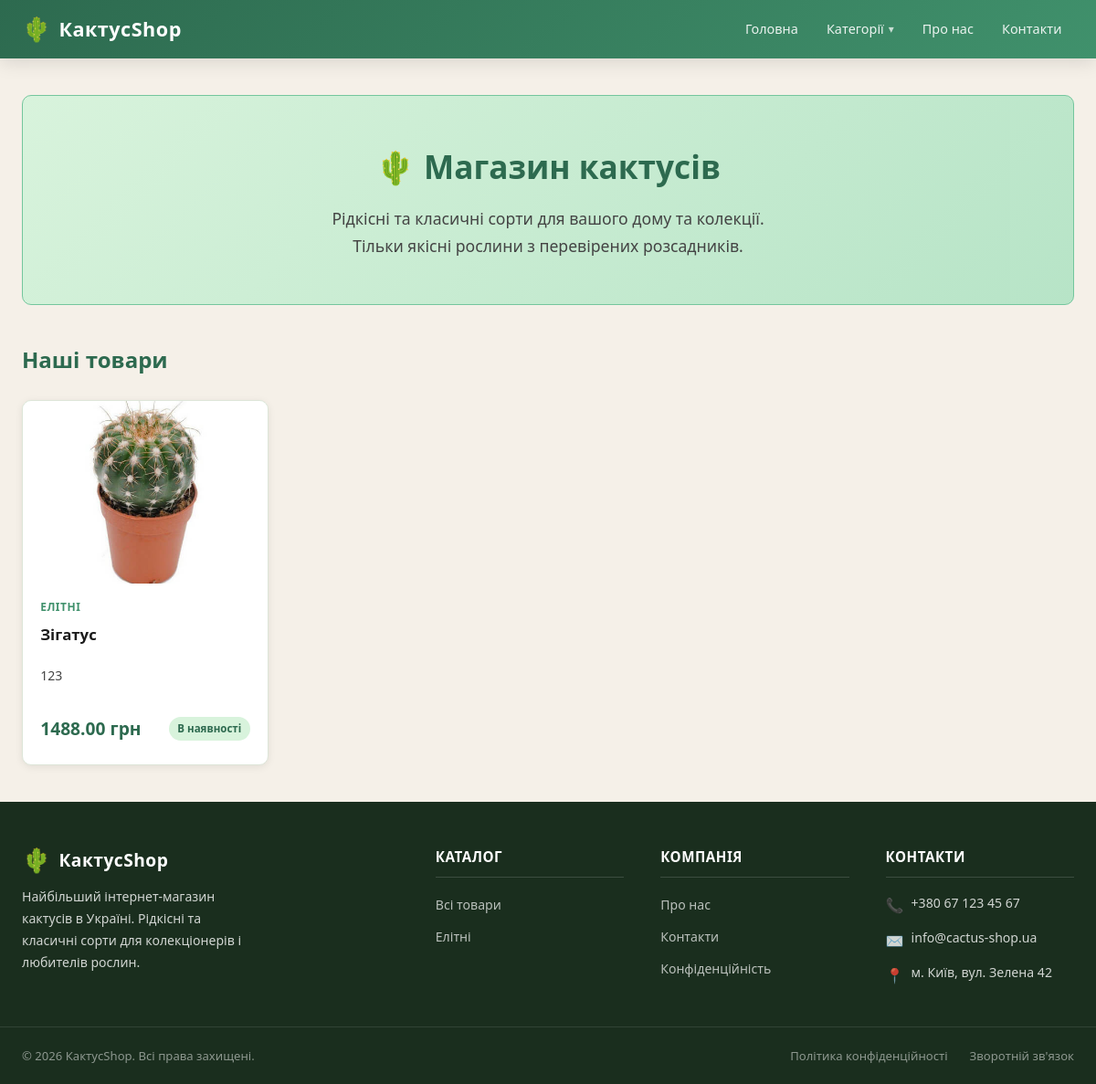
The page / on the database its author committed.
### shop/models.py (models this page shows, shortened)
class Product(models.Model):
    category = models.ForeignKey(
        Category,
        on_delete=models.CASCADE,
        related_name='products',
        verbose_name='Категорія'
    )
    name = models.CharField('Назва товару', max_length=150)
    slug = models.SlugField('Слаг', unique=True)
    price = models.DecimalField('Ціна', max_digits=10, decimal_places=2)
    stock = models.PositiveIntegerField('Кількість на складі', default=0)
    description = models.TextField('Опис товару', blank=True)
    image_url = models.URLField('Фото URL', blank=True)
    image = models.ImageField('Фото товару', upload_to='products/', blank=True, null=True)
    available = models.BooleanField('В наявності', default=True)
    created_at = models.DateTimeField(auto_now_add=True)
    updated_at = models.DateTimeField(auto_now=True)
    class Meta:
        verbose_name = 'Товар'
        verbose_name_plural = 'Товари'

class Category(models.Model):
    name = models.CharField('Назва', max_length=100)
    slug = models.SlugField('Слаг', unique=True)
    description = models.TextField('Опис', blank=True)
    created_at = models.DateTimeField(auto_now_add=True)
    updated_at = models.DateTimeField(auto_now=True)
    class Meta:
        verbose_name = 'Категорія'
        verbose_name_plural = 'Категорії'

### shop/views.py (the view)
# urls.py: path('', views.main, name='main'),
def main(request):
    categories = Category.objects.all()
    products_list = Product.objects.filter(available=True).select_related('category')
    paginator = Paginator(products_list, 6)
    page_number = request.GET.get('page')
    products = paginator.get_page(page_number)
    context = {
        'categories': categories,
        'products': products,
        'is_paginated': products.has_other_pages(),
        'page_obj': products,
        'paginator': paginator,
    }
    return render(request, 'shop/main.html', context)

### shop/templates/shop/main.html (shortened to what this page needs)
{% extends 'shop/base.html' %}
{% block content %}
<section class="hero">
    <h1>🌵 Магазин кактусів</h1>
    <p>Рідкісні та класичні сорти для вашого дому та колекції. Тільки якісні рослини з перевірених розсадників.</p>
</section>
<section class="products-section">
    <h2>Наші товари</h2>
    {% if products %}
        <div class="products-grid">
            {% for product in products %}
            <div class="product-card">
                <div class="product-card__image-wrap">
                    {% if product.image %}
                        <img src="{{ product.image.url }}" alt="{{ product.name }}">
                    {% elif product.image_url %}
                        <img src="{{ product.image_url }}" alt="{{ product.name }}">
                    {% else %}
                        <span class="product-card__no-image">🌵</span>
                    {% endif %}
                </div>
                <div class="product-card__body">
                    <span class="product-card__category">{{ product.category.name }}</span>
                    <div class="product-card__name">
                        <a href="{% url 'shop:product_detail' product.slug %}">{{ product.name }}</a>
                    </div>
                    {% if product.description %}
                        <p class="product-card__desc">{{ product.description }}</p>
                    {% endif %}
                    <div class="product-card__footer">
                        <span class="product-card__price">{{ product.price }} грн</span>
                        {% if product.available %}
                            <span class="badge-available">В наявності</span>
                        {% else %}
                            <span class="badge-unavailable">Немає</span>
                        {% endif %}
                    </div>
                </div>
            </div>
            {% endfor %}
        </div>
    {% else %}
        <div class="empty-state">
            <div class="empty-state__icon">🌵</div>
            <h2>Товарів ще немає</h2>
            <p>Скоро тут з'являться чудові кактуси!</p>
        </div>
    {% endif %}
</section>
{% endblock %}

### shop/templates/shop/base.html (shortened to what this page needs)
<!DOCTYPE html>
<html lang="uk">
<head>
    {% load static %}
    <link rel="stylesheet" href="{% static 'shop/css/style.css' %}">
</head>
<body>
<header>
    <div class="header-inner">
        <a href="{% url 'shop:main' %}" class="logo">
            <span class="logo-icon">🌵</span>
            <span>КактусShop</span>
        </a>
        <nav class="main-nav">
            <ul>
                <li><a href="{% url 'shop:main' %}">Головна</a></li>
                {% if categories %}
                <li class="nav-categories">
                    <a href="#">Категорії</a>
                </li>
                {% endif %}
                <li><a href="{% url 'shop:about' %}">Про нас</a></li>
                <li><a href="{% url 'shop:contacts' %}">Контакти</a></li>
            </ul>
        </nav>
    </div>
</header>
<main>
    {% block content %}{% endblock %}
</main>
<footer>
    <div class="footer-top">
        <div class="footer-brand">
            <div class="logo">
                <span class="logo-icon">🌵</span>
                <span>КактусShop</span>
            </div>
            <p>Найбільший інтернет-магазин кактусів в Україні. Рідкісні та класичні сорти для колекціонерів і любителів рослин.</p>
        </div>
        <div class="footer-col">
            <h4>Каталог</h4>
            <ul>
                <li><a href="{% url 'shop:main' %}">Всі товари</a></li>
                {% for cat in categories %}
                    <li><a href="{% url 'shop:category' cat.slug %}">{{ cat.name }}</a></li>
                {% endfor %}
            </ul>
        </div>
        <div class="footer-col">
            <h4>Компанія</h4>
            <ul>
                <li><a href="{% url 'shop:about' %}">Про нас</a></li>
                <li><a href="{% url 'shop:contacts' %}">Контакти</a></li>
                <li><a href="{% url 'shop:privacy' %}">Конфіденційність</a></li>
            </ul>
        </div>
        <div class="footer-col">
            <h4>Контакти</h4>
            <div class="footer-contact-item">
                <span class="footer-contact-item__icon">📞</span>
                <span>+380 67 123 45 67</span>
            </div>
            <div class="footer-contact-item">
                <span class="footer-contact-item__icon">✉️</span>
                <span>info@cactus-shop.ua</span>
            </div>
            <div class="footer-contact-item">
                <span class="footer-contact-item__icon">📍</span>
                <span>м. Київ, вул. Зелена 42</span>
            </div>
        </div>
    </div>
    <div class="footer-bottom">
        <div class="footer-bottom-inner">
            <p>&copy; 2026 КактусShop. Всі права захищені.</p>
            <div class="footer-bottom-links">
                <a href="{% url 'shop:privacy' %}">Політика конфіденційності</a>
                <a href="{% url 'shop:contacts' %}">Зворотній зв'язок</a>
            </div>
        </div>
    </div>
</footer>
</body>
</html>

### rows shown on the page
Product: image (picture), category.name "ЕЛІТНІ", name "Зігатус", description "123", price "1488.00", available "В наявності"
Category: name "Елітні"
